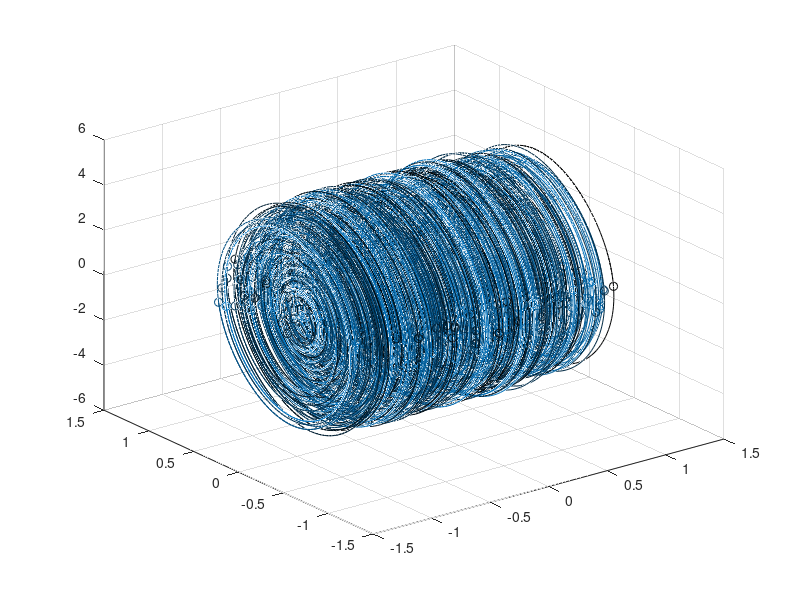

The MATLAB source for this figure: (Note: this script raises an error after producing the figure.)
% Conclusión interesante de estas pruebas:
%   En un principio había puesto T = 10, lo que hacía que las muestras
%   aparecieran las mismas varias veces (porque las trayectorias son
%   ciclicas viste). Era super obvio que estaba produciendo overfitting
%   porque las trayectorias emuladas por el simulador tendían a desviarse a
%   trayectorias existentes!!!!
%   Le cambíe la duración de las trayectorias y le subí la cantidad de
%   estas y mejoró rotundamente.

clear all, close all, clc

%simulate CART and POLE system
dt=0.01; T=2; t=0:dt:T;
m1 = 10; m2 = 5; L = 0.4; g = 9.8; M = m1 + m2;

cartPole = @(t,x)([ m2*L*cos(x(2))*x(3)/M                                 ;...
                    x(3)                                                ;...
                    -((((x(3)^2)/(2*M))*sin(2*x(2)))+(g/L)*sin(x(2)))       ]);

ode_options = odeset('RelTol',1e-10,'AbsTol',1e-11);

input=[]; output=[];
N = 1000;
for j=1:N     %training trajectories
    x0=2*(rand(3,1)-0.5);
    [t,y] = ode45(cartPole,t,x0);
    input=[input; y(1:end-1,:)];
    output=[output; y(2:end,:)];
    plot3(y(:,1),y(:,2),y(:,3), 'Color', [0 (0.447*(1-j/N)) (0.741*(1-j/N))]),hold on
    plot3(x0(1),x0(2),x0(3),'ro','Color',[0 (0.447*(1-j/N)) (0.741*(1-j/N))])
end

grid on

%% net 1
net = feedforwardnet([10 10 10]);
net.layers{1}.transferFcn = 'logsig';
net.layers{2}.transferFcn = 'poslin';
net.layers{3}.transferFcn = 'poslin';
net = train(net,input.',output.');

%%

for m = 1:1%0
    x0=[-0.680548068211824;0.924221955503563;0.897267592867270]
    %x0=2*(rand(3,1)-0.5);
    [t,y] = ode45(cartPole,t,x0);
    
    ynn(:,1) = x0;
    for k = 2:(length(t))
        ynn(:,k) = net(ynn(:,k-1));
    end
    
%        figure(2)
%        plot3(y(:,1),y(:,2),y(:,3)); hold on
%        plot3(ynn(1,:),ynn(2,:),ynn(3,:));
%        plot3(x0(1),x0(2),x0(3),'ro')
    
    for k = 1:length(ynn)
        figure(2)
        plot3(y(1:k,1),y(1:k,2),y(1:k,3)); hold on
        plot3(ynn(1,1:k),ynn(2,1:k),ynn(3,1:k));
        plot3(x0(1),x0(2),x0(3),'ro'); 
        plot3(y(k,1),y(k,2),y(k,3),'.','Color','#0072BD','MarkerSize',15);
        plot3(ynn(1,k),ynn(2,k),ynn(3,k),'.','Color','#D95319','MarkerSize',15);hold off
        pause(0.01)
    end
    
    
    figure(3)
    subplot(2,2,1), plot(t(1:end),y(1:end,1)), hold on, plot(t(1:end),ynn(1,:)')
    subplot(2,2,2), plot(t(1:end),y(1:end,2)), hold on, plot(t(1:end),ynn(2,:)')
    subplot(2,2,3), plot(t(1:end),y(1:end,3)), hold on, plot(t(1:end),ynn(3,:)')
    subplot(2,2,4), plot(t(1:end),sqrt((y(1:end,1)-ynn(1,:)').^2+(y(1:end,2)-ynn(2,:)').^2+(y(1:end,3)-ynn(3,:)').^2))
end

%% lets compare with previous nets that worked

input3 = input;
for i=1:length(input)
    input3(i,4) = input(i,1)^2;
    input3(i,5) = input(i,2)^2;
    input3(i,6) = input(i,3)^2;
    input3(i,7) = input(i,1)^3;
    input3(i,8) = input(i,2)^3;
    input3(i,9) = input(i,3)^3;
end

net2 = feedforwardnet([10 10 10]);
net2.layers{1}.transferFcn = 'logsig';
net2.layers{2}.transferFcn = 'radbas';
net2.layers{3}.transferFcn = 'purelin';
net2 = train(net2,input3.',output.');

%% lets see how that went

for m = 1:1%0
    %x0=[-0.004129892948569;-0.001569909852891;0.003517219784020]
    x0=2*(rand(3,1)-0.5);
    [t,y] = ode45(cartPole,t,x0);
    
    ynn(:,1) = x0;
    for k = 2:(length(t))
        ynn(:,k) = net2([ynn(:,k-1);ynn(1,k-1)^2;ynn(2,k-1)^2;ynn(3,k-1)^2;ynn(1,k-1)^3;ynn(2,k-1)^3;ynn(3,k-1)^3]);
    end
    
%        figure(2)
%        plot3(y(:,1),y(:,2),y(:,3)); hold on
%        plot3(ynn(1,:),ynn(2,:),ynn(3,:));
%        plot3(x0(1),x0(2),x0(3),'ro')
    
    for k = 1:length(ynn)
        figure(4)
        plot3(y(1:k,1),y(1:k,2),y(1:k,3)); hold on
        plot3(ynn(1,1:k),ynn(2,1:k),ynn(3,1:k));
        plot3(x0(1),x0(2),x0(3),'ro'); 
        plot3(y(k,1),y(k,2),y(k,3),'.','Color','#0072BD','MarkerSize',15);
        plot3(ynn(1,k),ynn(2,k),ynn(3,k),'.','Color','#D95319','MarkerSize',15);hold off
        pause(0.01)
    end
    
    
    figure(5)
    subplot(2,2,1), plot(t(1:end),y(1:end,1)), hold on, plot(t(1:end),ynn(1,:)')
    subplot(2,2,2), plot(t(1:end),y(1:end,2)), hold on, plot(t(1:end),ynn(2,:)')
    subplot(2,2,3), plot(t(1:end),y(1:end,3)), hold on, plot(t(1:end),ynn(3,:)')
    subplot(2,2,4), plot(t(1:end),sqrt((y(1:end,1)-ynn(1,:)').^2+(y(1:end,2)-ynn(2,:)').^2+(y(1:end,3)-ynn(3,:)').^2))
end

%% lets compare for real tho

input3 = input;
for i=1:length(input)
    input3(i,4) = input(i,1)^2;
    input3(i,5) = input(i,2)^2;
    input3(i,6) = input(i,3)^2;
    input3(i,7) = input(i,1)^3;
    input3(i,8) = input(i,2)^3;
    input3(i,9) = input(i,3)^3;
end

net3 = feedforwardnet([10 10 10]);
net3.layers{1}.transferFcn = 'logsig';
net3.layers{2}.transferFcn = 'poslin';
net3.layers{3}.transferFcn = 'poslin';
net3 = train(net3,input3.',output.');

%% and now lets see how that went

for m = 1:1%0
    %x0=[-0.004129892948569;-0.001569909852891;0.003517219784020]
    x0=2*(rand(3,1)-0.5);
    [t,y] = ode45(cartPole,t,x0);
    
    ynn(:,1) = x0;
    for k = 2:(length(t))
        ynn(:,k) = net3([ynn(:,k-1);ynn(1,k-1)^2;ynn(2,k-1)^2;ynn(3,k-1)^2;ynn(1,k-1)^3;ynn(2,k-1)^3;ynn(3,k-1)^3]);
    end
    
%        figure(2)
%        plot3(y(:,1),y(:,2),y(:,3)); hold on
%        plot3(ynn(1,:),ynn(2,:),ynn(3,:));
%        plot3(x0(1),x0(2),x0(3),'ro')
    
    for k = 1:length(ynn)
        figure(4)
        plot3(y(1:k,1),y(1:k,2),y(1:k,3)); hold on
        plot3(ynn(1,1:k),ynn(2,1:k),ynn(3,1:k));
        plot3(x0(1),x0(2),x0(3),'ro'); 
        plot3(y(k,1),y(k,2),y(k,3),'.','Color','#0072BD','MarkerSize',15);
        plot3(ynn(1,k),ynn(2,k),ynn(3,k),'.','Color','#D95319','MarkerSize',15);hold off
        pause(0.01)
    end
    
    
    figure(5)
    subplot(2,2,1), plot(t(1:end),y(1:end,1)), hold on, plot(t(1:end),ynn(1,:)')
    subplot(2,2,2), plot(t(1:end),y(1:end,2)), hold on, plot(t(1:end),ynn(2,:)')
    subplot(2,2,3), plot(t(1:end),y(1:end,3)), hold on, plot(t(1:end),ynn(3,:)')
    subplot(2,2,4), plot(t(1:end),sqrt((y(1:end,1)-ynn(1,:)').^2+(y(1:end,2)-ynn(2,:)').^2+(y(1:end,3)-ynn(3,:)').^2))
end

%% i had a thought... what if i did a really complex linear regression

input3 = input;
for i=1:length(input)
    input3(i,4) = input(i,1)^2;
    input3(i,5) = input(i,2)^2;
    input3(i,6) = input(i,3)^2;
    input3(i,7) = input(i,1)^3;
    input3(i,8) = input(i,2)^3;
    input3(i,9) = input(i,3)^3;
end

net4 = feedforwardnet([10 10 10]);
net4.layers{1}.transferFcn = 'purelin';
net4.layers{2}.transferFcn = 'purelin';
net4.layers{3}.transferFcn = 'purelin';
net4 = train(net4,input3.',output.');

%% and now lets see how that went

for m = 1:1%0
    %x0=[-0.004129892948569;-0.001569909852891;0.003517219784020]
    x0=2*(rand(3,1)-0.5);
    [t,y] = ode45(cartPole,t,x0);
    
    ynn(:,1) = x0;
    for k = 2:(length(t))
        ynn(:,k) = net4([ynn(:,k-1);ynn(1,k-1)^2;ynn(2,k-1)^2;ynn(3,k-1)^2;ynn(1,k-1)^3;ynn(2,k-1)^3;ynn(3,k-1)^3]);
    end
    
%        figure(2)
%        plot3(y(:,1),y(:,2),y(:,3)); hold on
%        plot3(ynn(1,:),ynn(2,:),ynn(3,:));
%        plot3(x0(1),x0(2),x0(3),'ro')
    
    for k = 1:length(ynn)
        figure(4)
        plot3(y(1:k,1),y(1:k,2),y(1:k,3)); hold on
        plot3(ynn(1,1:k),ynn(2,1:k),ynn(3,1:k));
        plot3(x0(1),x0(2),x0(3),'ro'); 
        plot3(y(k,1),y(k,2),y(k,3),'.','Color','#0072BD','MarkerSize',15);
        plot3(ynn(1,k),ynn(2,k),ynn(3,k),'.','Color','#D95319','MarkerSize',15);hold off
        pause(0.01)
    end
    
    
    figure(5)
    subplot(2,2,1), plot(t(1:end),y(1:end,1)), hold on, plot(t(1:end),ynn(1,:)')
    subplot(2,2,2), plot(t(1:end),y(1:end,2)), hold on, plot(t(1:end),ynn(2,:)')
    subplot(2,2,3), plot(t(1:end),y(1:end,3)), hold on, plot(t(1:end),ynn(3,:)')
    subplot(2,2,4), plot(t(1:end),sqrt((y(1:end,1)-ynn(1,:)').^2+(y(1:end,2)-ynn(2,:)').^2+(y(1:end,3)-ynn(3,:)').^2))
end

%% let me try something insane

input3 = input;
for i=1:length(input)
    input3(i,4) = input(i,1)^2;
    input3(i,5) = input(i,2)^2;
    input3(i,6) = input(i,3)^2;
    input3(i,7) = input(i,1)^3;
    input3(i,8) = input(i,2)^3;
    input3(i,9) = input(i,3)^3;
end

net5 = feedforwardnet([15 15 15]);
net5.layers{1}.transferFcn = 'poslin';
net5.layers{2}.transferFcn = 'poslin';
net5.layers{3}.transferFcn = 'poslin';
net5 = train(net5,input3.',output.');

%% and now lets see how that went

for m = 1:1%0
    %x0=[-0.004129892948569;-0.001569909852891;0.003517219784020]
    x0=2*(rand(3,1)-0.5);
    [t,y] = ode45(cartPole,t,x0);
    
    ynn(:,1) = x0;
    for k = 2:(length(t))
        ynn(:,k) = net5([ynn(:,k-1);ynn(1,k-1)^2;ynn(2,k-1)^2;ynn(3,k-1)^2;ynn(1,k-1)^3;ynn(2,k-1)^3;ynn(3,k-1)^3]);
    end
    
%        figure(2)
%        plot3(y(:,1),y(:,2),y(:,3)); hold on
%        plot3(ynn(1,:),ynn(2,:),ynn(3,:));
%        plot3(x0(1),x0(2),x0(3),'ro')
    
    for k = 1:length(ynn)
        figure(4)
        plot3(y(1:k,1),y(1:k,2),y(1:k,3)); hold on
        plot3(ynn(1,1:k),ynn(2,1:k),ynn(3,1:k));
        plot3(x0(1),x0(2),x0(3),'ro'); 
        plot3(y(k,1),y(k,2),y(k,3),'.','Color','#0072BD','MarkerSize',15);
        plot3(ynn(1,k),ynn(2,k),ynn(3,k),'.','Color','#D95319','MarkerSize',15);hold off
        pause(0.01)
    end
    
    
    figure(5)
    subplot(2,2,1), plot(t(1:end),y(1:end,1)), hold on, plot(t(1:end),ynn(1,:)')
    subplot(2,2,2), plot(t(1:end),y(1:end,2)), hold on, plot(t(1:end),ynn(2,:)')
    subplot(2,2,3), plot(t(1:end),y(1:end,3)), hold on, plot(t(1:end),ynn(3,:)')
    subplot(2,2,4), plot(t(1:end),sqrt((y(1:end,1)-ynn(1,:)').^2+(y(1:end,2)-ynn(2,:)').^2+(y(1:end,3)-ynn(3,:)').^2))
end